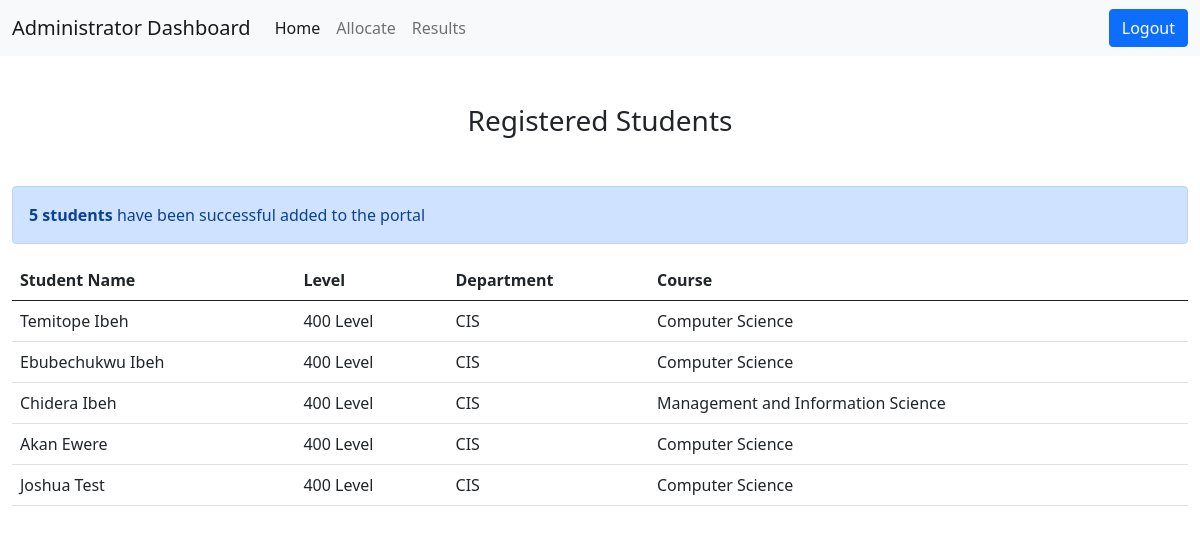
The page /dashboard/admin/students (signed in) on the database as committed earlier.
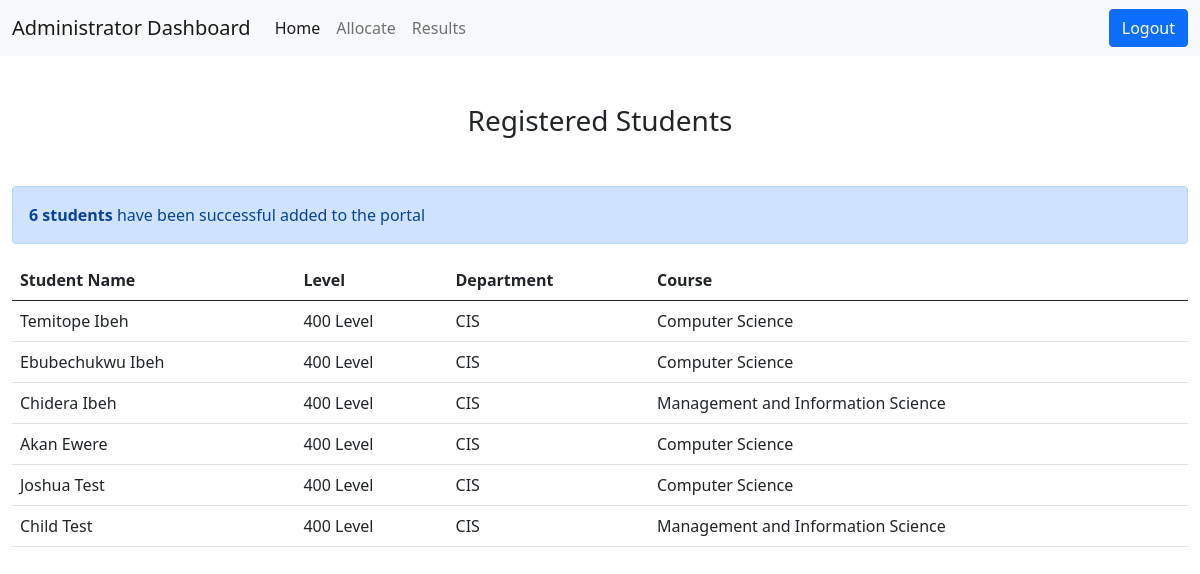
The same page on the database as committed later.
### accounts/models.py (models this page shows, shortened)
class Students(models.Model):
    LEVEL = (
        ('400 Level', '400 Level'),
        ('500 Level', '500 Level'),
    )
    DEPARTMENT = (
        ('CIS', 'Computer and Information Science'),
    )
    COURSE = (
        ('Computer Science', 'Computer Science'),
        ('Management and Information Science', 'Management and Information Science'),
    )
    student = models.OneToOneField(User, on_delete=models.CASCADE, null=False)
    level = models.CharField(max_length=200, choices=LEVEL)
    department = models.CharField(max_length=200, choices=DEPARTMENT)
    course = models.CharField(max_length=200, choices=COURSE)
    class Meta:
        verbose_name_plural = 'Students'

### accounts/views.py (the view)
# urls.py: path('dashboard/admin/students', views.total_students, name='total_students'),
@login_required
def total_students(request):
    mystudents = Students.objects.all()
    mystudents_count = mystudents.count()
    context ={
        'mystudents' : mystudents,
        'mystudents_count' : mystudents_count
    }
    return render(request, 'accounts/admin/total_students.html', context)

### accounts/models.py (called while the page is built)
def get_full_name(self):
    return str(self.first_name) + " " + str(self.last_name)

### accounts/templates/accounts/admin/total_students.html (shortened to what this page needs)
{% extends "accounts/admin/base_admin.html" %}
{% load static %}
{% block content %}
<div class="text-center mt-5 mb-5">
    <h3>Registered Students</h3>
</div>
<div class="alert alert-primary mt-3 role="alert">
    <strong>{{ mystudents_count }}{% if mystudents_count == 0 %} student {% else %} students {% endif %}</strong> have been successful added to the portal
</div>
<table class="table table-hover">
    <thead>
      <tr>
        <th scope="col">Student Name</th>
        <th scope="col">Level</th>
        <th scope="col">Department</th>
        <th scope="col">Course</th>
      </tr>
    </thead>
    <tbody>
        {% for student  in mystudents %}
        <tr>
            <td>{{ student.student }}</td>
            <td>{{ student.level }}</td>
            <td>{{ student.department }}</td>
            <td>{{ student.course }}</td>
          </tr>
        {% endfor %}
    </tbody>
  </table>
{% endblock %}

Rows that differ between the two databases and show on the page:
added Students: student "Child Test", level "400 Level", department "CIS", course "Management and Information Science"
Other text that changed with them:
{{ mystudents_count }}: "5" → "6"
